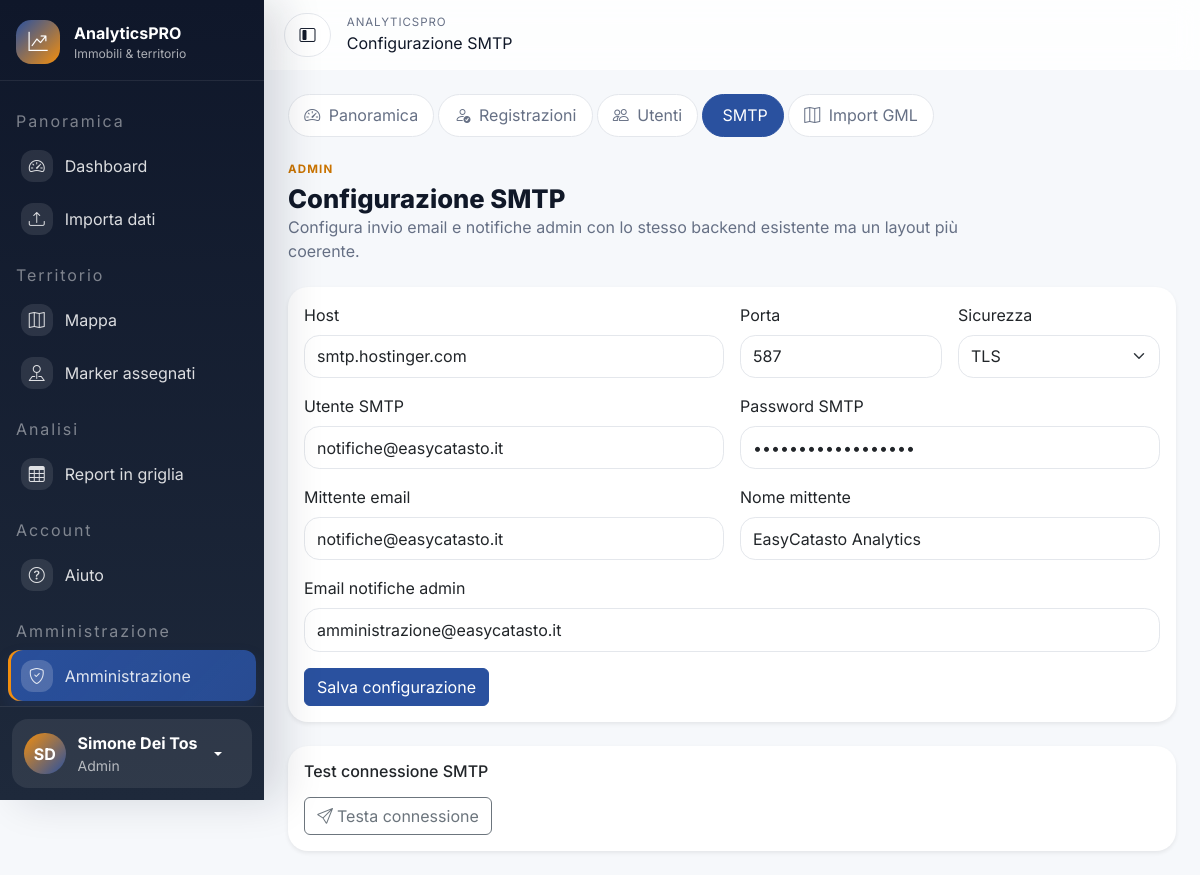
The page /analyticspro/admin/smtp.php (signed in) on the database its author committed.
### tables this page shows
CREATE TABLE system_config (
    `key` VARCHAR(100) PRIMARY KEY,
    `value` TEXT NULL,
    updated_at TIMESTAMP DEFAULT CURRENT_TIMESTAMP ON UPDATE CURRENT_TIMESTAMP
);

### analyticspro/includes/ui/helpers.php (called while the page is built, shortened)
<?php
function analyticspro_ui_render(string $partial, array $vars = []): string
{
    $path = ANALYTICSPRO_ROOT . '/includes/ui/' . ltrim($partial, '/');
    return (string) ob_get_clean();
}
function analyticspro_ui_page_header(string $title, string $subtitle = '', string $actions = '', array $options = []): string
{
    return analyticspro_ui_render('page_header.php', [
        'title' => $title,
        'subtitle' => $subtitle,
        'actions' => $actions,
        'eyebrow' => (string) ($options['eyebrow'] ?? ''),
        'classes' => (string) ($options['classes'] ?? ''),
    ]);
}

### analyticspro/config/database.php (called while the page is built, shortened)
<?php
function analyticspro_env(string $key, ?string $default = null): ?string
{
    return $_ENV[$key] ?? $_SERVER[$key] ?? $default;
}
function analyticspro_db(): PDO
{
    static $pdo = null;
    if ($pdo instanceof PDO) {
        return $pdo;
    }
    $host = analyticspro_env('DB_HOST', '127.0.0.1');
    $port = analyticspro_env('DB_PORT', '3306');
    $name = analyticspro_env('DB_NAME', 'analyticspro');
    $user = analyticspro_env('DB_USER', 'root');
    $pass = analyticspro_env('DB_PASS', '');
    $dsn = sprintf('mysql:host=%s;port=%s;dbname=%s;charset=utf8mb4', $host, $port, $name);
    $pdo = new PDO($dsn, $user, $pass, [
        PDO::ATTR_ERRMODE => PDO::ERRMODE_EXCEPTION,
        PDO::ATTR_DEFAULT_FETCH_MODE => PDO::FETCH_ASSOC,
        PDO::ATTR_EMULATE_PREPARES => false,
    ]);
    return $pdo;
}

### analyticspro/includes/functions.php (called while the page is built, shortened)
<?php
function analyticspro_h(?string $value): string
{
    return htmlspecialchars((string) $value, ENT_QUOTES, 'UTF-8');
}
function analyticspro_system_config(string $key, ?string $default = null): ?string
{
    static $cache = [];
    try {
        $stmt = analyticspro_db()->prepare('SELECT `value` FROM system_config WHERE `key` = :key LIMIT 1');
        $stmt->execute(['key' => $key]);
        $value = $stmt->fetchColumn();
        $cache[$key] = $value === false ? $default : (string) $value;
    } catch (Throwable $exception) {
        $cache[$key] = $default;
    }
    return $cache[$key];
}

### analyticspro/includes/mailer.php (called while the page is built, shortened)
<?php
function analyticspro_smtp_settings(): array
{
    return [
        'host' => analyticspro_system_config('smtp_host', analyticspro_env('SMTP_HOST', '')),
        'port' => analyticspro_system_config('smtp_port', analyticspro_env('SMTP_PORT', '587')),
        'user' => analyticspro_system_config('smtp_user', analyticspro_env('SMTP_USER', '')),
        'pass' => analyticspro_system_config('smtp_pass', analyticspro_env('SMTP_PASS', '')),
        'security' => analyticspro_system_config('smtp_security', analyticspro_env('SMTP_SECURITY', 'tls')),
        'from_email' => analyticspro_system_config('smtp_from_email', analyticspro_env('SMTP_FROM_EMAIL', '')),
        'from_name' => analyticspro_system_config('smtp_from_name', analyticspro_env('SMTP_FROM_NAME', 'AnalyticsPRO')),
    ];
}

### analyticspro/admin/smtp.php (the view, shortened to what this page needs)
<?php
require_once __DIR__ . '/../includes/layout.php';
require_once __DIR__ . '/../includes/ui/helpers.php';
$smtpSettings = analyticspro_smtp_settings();
require __DIR__ . '/_admin_subnav.php';
?>
<?= analyticspro_ui_page_header('Configurazione SMTP', 'Configura invio email e notifiche admin con lo stesso backend esistente ma un layout più coerente.', '', ['eyebrow' => 'Admin']) ?>
<div class="card border-0 shadow-sm mb-4">
    <div class="card-body">
        <form method="post" class="row g-3">
            <div class="col-md-6"><label class="form-label">Host</label><input class="form-control" name="smtp_host" value="<?= analyticspro_h((string) $smtpSettings['host']) ?>"></div>
            <div class="col-md-3"><label class="form-label">Porta</label><input class="form-control" name="smtp_port" value="<?= analyticspro_h((string) $smtpSettings['port']) ?>"></div>
            <div class="col-md-3">
                <label class="form-label">Sicurezza</label>
                <select class="form-select" name="smtp_security">
                    <option value="tls"  <?= $smtpSettings['security'] === 'tls'  ? 'selected' : '' ?>>TLS</option>
                </select>
            </div>
            <div class="col-md-6"><label class="form-label">Utente SMTP</label><input class="form-control" name="smtp_user" value="<?= analyticspro_h((string) $smtpSettings['user']) ?>"></div>
            <div class="col-md-6"><label class="form-label">Password SMTP</label><input type="password" class="form-control" name="smtp_pass" value="<?= analyticspro_h((string) $smtpSettings['pass']) ?>"></div>
            <div class="col-md-6"><label class="form-label">Mittente email</label><input class="form-control" name="smtp_from_email" value="<?= analyticspro_h((string) $smtpSettings['from_email']) ?>"></div>
            <div class="col-md-6"><label class="form-label">Nome mittente</label><input class="form-control" name="smtp_from_name" value="<?= analyticspro_h((string) $smtpSettings['from_name']) ?>"></div>
            <div class="col-12"><label class="form-label">Email notifiche admin</label><input type="email" class="form-control" name="admin_notification_email" value="<?= analyticspro_h((string) analyticspro_system_config('admin_notification_email', '')) ?>"></div>
            <div class="col-12">
                <button class="btn btn-primary" type="submit">Salva configurazione</button>
            </div>
        </form>
    </div>
</div>
<div class="card border-0 shadow-sm">
    <div class="card-body">
        <h2 class="h6 mb-3">Test connessione SMTP</h2>
        <form method="post">
            <button class="btn btn-outline-secondary" type="submit">
                <i class="bi bi-send me-1"></i>Testa connessione
            </button>
        </form>
    </div>
</div>

### analyticspro/assets/css/tokens.css (style rules this page uses)
:root { --ap-blue:#2A519F; --ap-blue-dark:#1e3d7a; --ap-blue-light:#e8eef8; --ap-orange:#f28e0e; --ap-orange-dark:#c97300; --ap-success:#12b76a; --ap-warning:#f79009; --ap-danger:#f04438; --ap-info:#0ba5ec; --ap-bg:#f6f8fb; --ap-surface:#ffffff; --ap-surface-2:#f8fafc; --ap-text:#101828; --ap-muted:#667085; --ap-border:#e4e7ec; --ap-radius-sm:.5rem; --ap-radius:.875rem; --ap-radius-lg:1.25rem; --ap-shadow-sm:0 1px 2px rgba(16,24,40,.05); --ap-shadow-md:0 4px 12px rgba(16,24,40,.08); --ap-shadow-lg:0 12px 32px rgba(16,24,40,.10); --ap-space-1:.25rem; --ap-space-2:.5rem; --ap-space-3:.75rem; --ap-space-4:1rem; --ap-space-5:1.5rem; --ap-space-6:2rem; --ap-sidebar-w:264px; --ap-sidebar-w-collapsed:76px; --ap-topbar-h:64px; --ap-topbar-offset:64px; --ap-sidebar-bg:#0F172A; --ap-sidebar-bg-2:#1e293b; }

### analyticspro/assets/css/layout.css (style rules this page uses)
*, *::before, *::after { box-sizing: border-box; }
html, body { min-height: 100%; }
body { background: var(--ap-bg); color: var(--ap-text); font-family: "Inter", -apple-system, BlinkMacSystemFont, "Segoe UI", Roboto, sans-serif; }

### analyticspro/assets/css/components.css (style rules this page uses)
.card, .modal-content, .dropdown-menu, .accordion-item, .alert, .report-filter-bar, .manual-record-autofill-hint, .drop-zone, .map-popup-card { border-radius: var(--ap-radius-lg) !important; border-color: var(--ap-border) !important; box-shadow: var(--ap-shadow-sm); background: var(--ap-surface); }
.btn-primary { background: var(--ap-blue); border-color: var(--ap-blue); }
.form-control, .form-select, .input-group-text { min-height: 2.7rem; border-radius: .95rem; border-color: var(--ap-border); }

### rows shown on the page
system_config: smtp_host "smtp.hostinger.com", smtp_port "587", smtp_security "TLS", smtp_user "notifiche@easycatasto.it", smtp_from_email "notifiche@easycatasto.it", smtp_from_name "EasyCatasto Analytics"
system_config: admin_notification_email "amministrazione@easycatasto.it"

### other values the page prints
analyticspro_h((string) $section['label']) "Panoramica"
analyticspro_h((string) $item['label']) "Dashboard"
analyticspro_h((string) $item['label']) "Importa dati"
analyticspro_h((string) $section['label']) "Territorio"
analyticspro_h((string) $item['label']) "Mappa"
analyticspro_h((string) $item['label']) "Marker assegnati"
analyticspro_h((string) $section['label']) "Analisi"
analyticspro_h((string) $item['label']) "Report in griglia"
analyticspro_h((string) $section['label']) "Account"
analyticspro_h((string) $item['label']) "Aiuto"
analyticspro_h((string) $section['label']) "Amministrazione"
analyticspro_h((string) $item['label']) "Amministrazione"
analyticspro_h(analyticspro_layout_user_initials($user)) "SD"
analyticspro_h(analyticspro_full_name($user)) "Simone Dei Tos"
analyticspro_h(analyticspro_layout_role_label($user)) "Admin"
